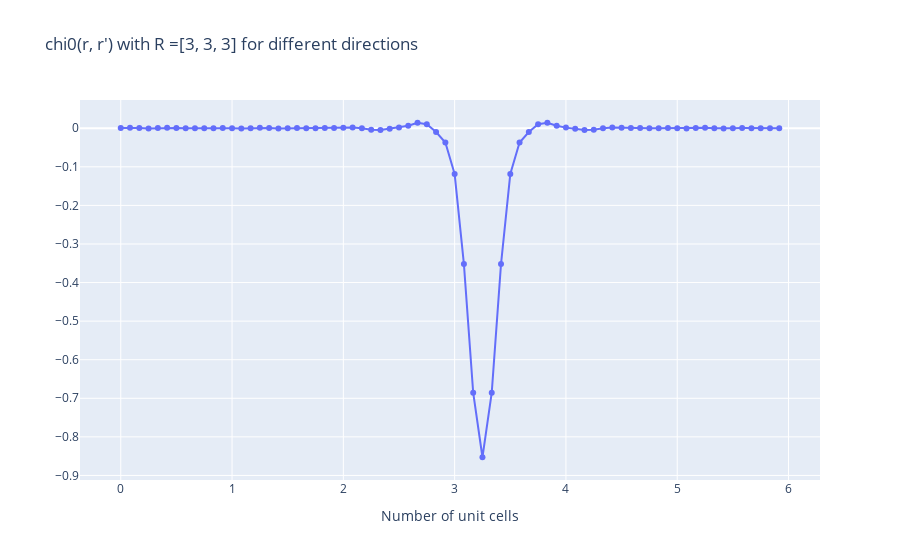

The notebook cell this image was saved under:
### Code cell
fig = go.Figure(dict(data = trace3, layout = layout))
fig.show()
